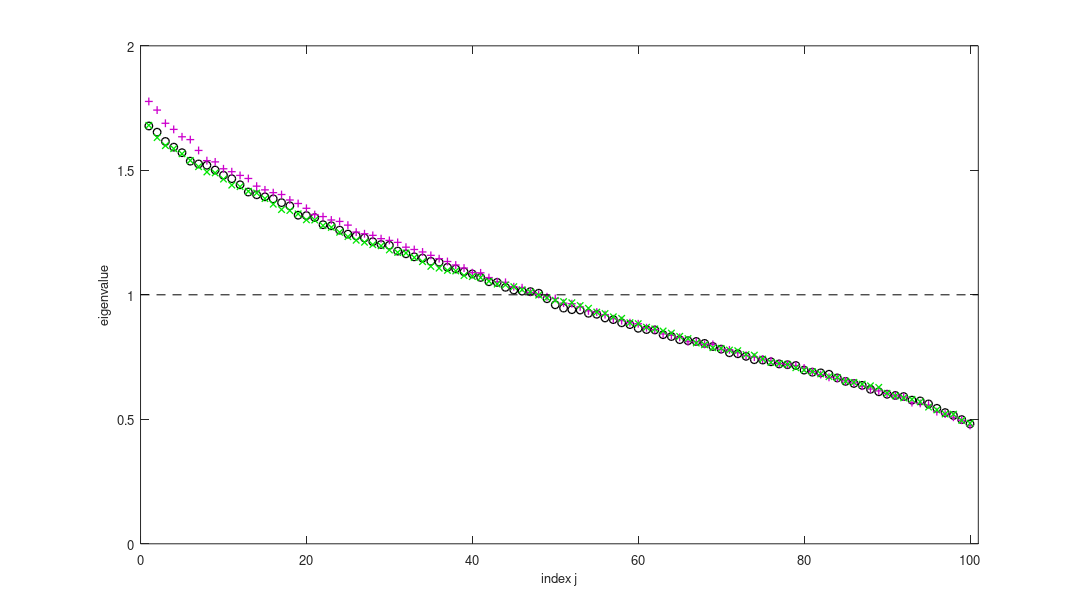

MATLAB code for this plot:
disp('Running MATLAB script file OODAfig14p3.m') ;
%
%    Makes Figure 14.3 of the OODA book,
%    Marcenko Pastur distributions, based on non-Gaussians
%
%    Copied from OODAbookChpMFigFDiffDistMP.m
%    in:        OODAbook\ChapterM
%

figure(1) ;
clf ;

%  Set common quantities
%
d = 100 ;
n = 1000 ;
seed = 56083476 ;
seed = 34985732 ;
rng(seed) ;
mcol = [[0 0 0]; ...
        [0 0.9 0]; ...
        [0.8 0 0.8]] ;
fs = 10 ;    %  Font Size for Axis Labels
vms = [6 6 5] ;    %  Marker Size
lw = 1 ;    %  Line Width
vind = (1:d)' ;


%  Generate Gaussian Eigenvalues
%
mdatg = randn(d,n) ;
    %  N(0,1)
veigg = eig(mdatg * mdatg') ;
veigg = flipud(veigg / n) ;

%  Generate Binary Eigenvalues
%
mdatb = binornd(1,0.5,d,n) ;
    %  Bernoulli(0.5)
mdatb = 2 * mdatb - ones(d,n) ;
    %  Make mean 0, variance 1
veigb = eig(mdatb * mdatb') ;
veigb = flipud(veigb / n) ;

%  Generate Exponential Eigenvalues
%
mdate = exprnd(1,d,n) ;
    %  Exponential with rate parameter 1, has mean 1 and var 1
mdate = mdate - ones(d,n) ;
    %  Make mean 0, variance 1
veige = eig(mdate * mdate') ;
veige = flipud(veige / n) ;


%  Make graphics
%
plot(vind,veigg,'o','Color',mcol(1,:),'MarkerSize',vms(1),'LineWidth',lw) ;
hold on ;
  plot(vind,veige,'+','Color',mcol(3,:),'MarkerSize',vms(2),'LineWidth',lw) ;
  plot(vind,veigb,'x','Color',mcol(2,:),'MarkerSize',vms(3),'LineWidth',lw) ;
  xlabel('index j','FontSize',fs) ;
  ylabel('eigenvalue','FontSize',fs) ;
  plot([0; (d + 1)],[1; 1],'k--') ;
hold off ;
axis([0 (d+1) 0 2]) ;


%  Create png file
%
  orient portrait ;
  set(gcf,'PaperSize',[12.0, 7.0]) ; 
  set(gcf,'PaperPosition',[0.25, 0.25, 11.5, 6.5]) ; 
print('-dpng','OODAfig14p3.png') ;




